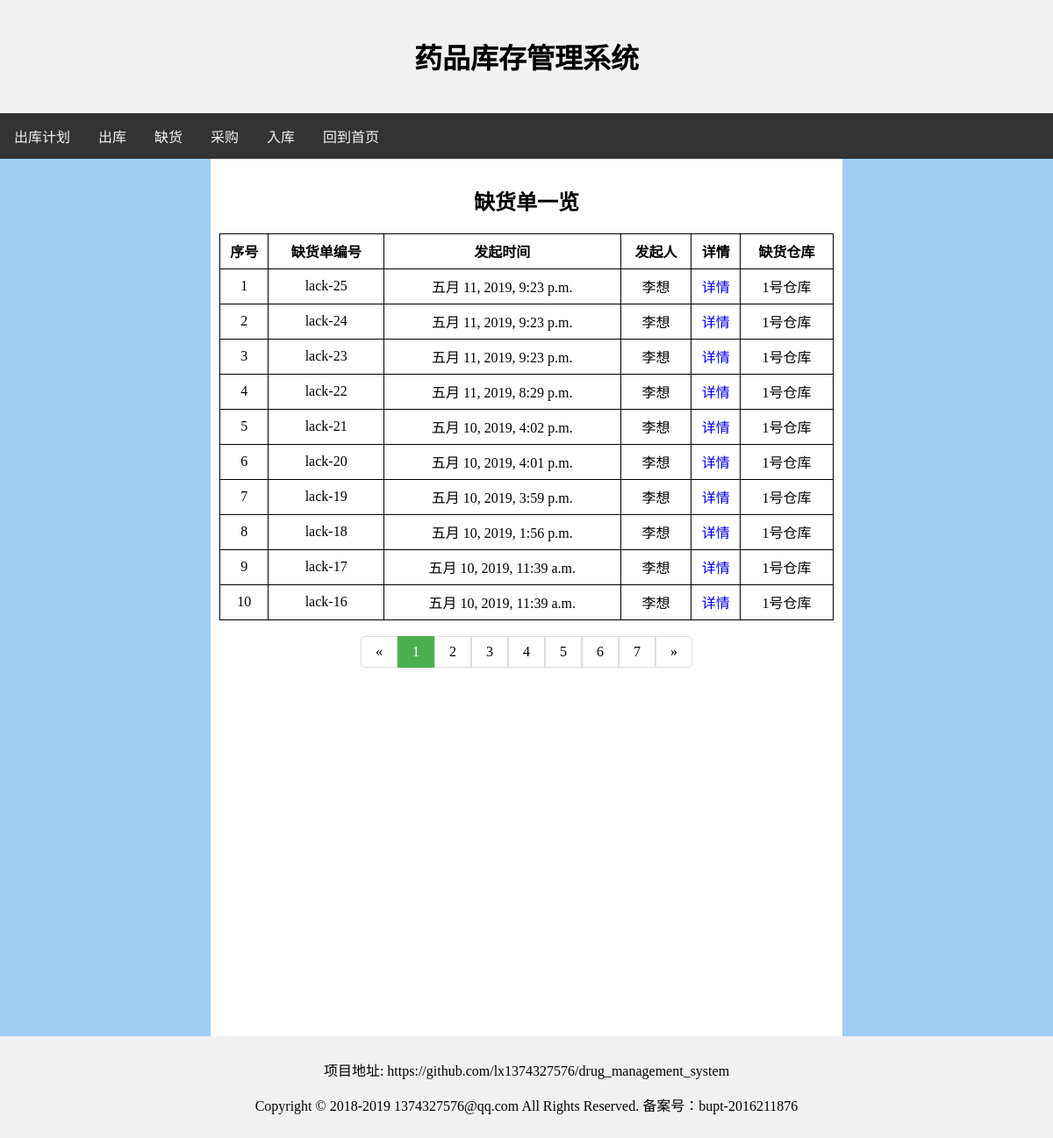
Page /lack/query/1 on the earlier database version.
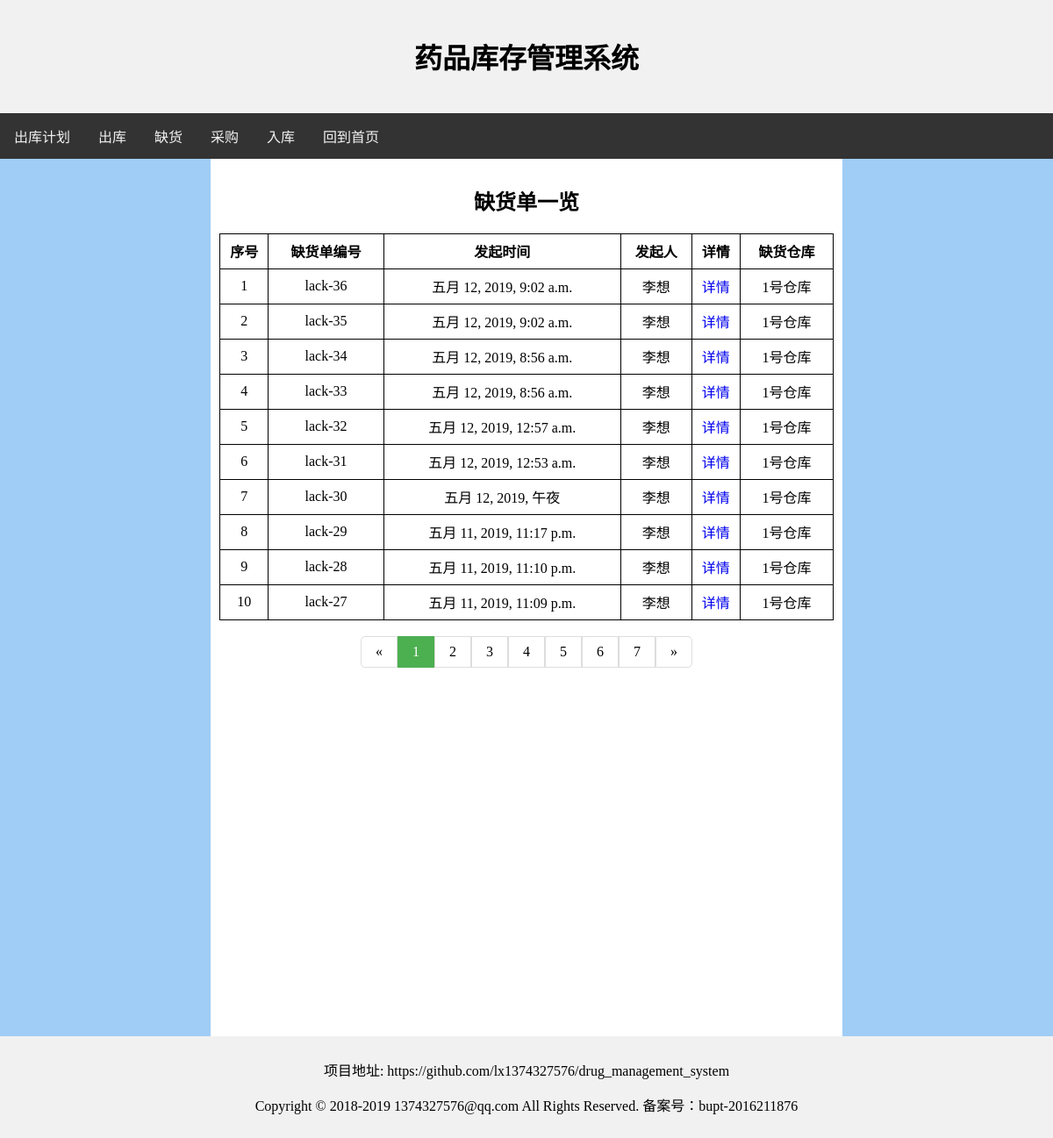
Same page on the later database version.
### lack/models.py (models this page shows)
class Lack(models.Model):
    id = models.IntegerField('id', primary_key=True)
    create_time = models.DateTimeField('create_time', default=timezone.now)
    create_user = models.ForeignKey(User, on_delete=models.CASCADE)

### user/models.py (models this page shows, shortened)
class User(models.Model):
    id = models.IntegerField('id', primary_key=True)
    user_name = models.CharField('user_name', unique=True, blank=False, max_length=20)
    create_time = models.DateTimeField('create_time', default=timezone.now)
    is_admin = models.BooleanField('is_admin', default=False)
    password = models.CharField('password', blank=False, max_length=20)
    worker_type = models.IntegerField('worker_type', default=0)

### lack/views.py (the view)
# urls.py: path('query/<int:page_id>', views.query_page, name='query_page'),
def query_page(request, page_id):
    lack_list = Lack.objects.all().order_by('-id')
    list_length = lack_list.count()
    if page_id * 10 >= list_length + 10:
        return HttpResponseRedirect(reverse('lack:query') + str((list_length - 1) // 10 + 1))
    lack_list = lack_list[(page_id - 1) * 10:min(page_id * 10, list_length)]
    context = {
        'lack_list': lack_list,
        'page_id': page_id,
        'page_id_minus': page_id - 1,
        'page_id_plus': page_id + 1,
        'page_id_minus2': page_id - 2,
        'page_id_minus3': page_id - 3,
        'page_id_plus2': page_id + 2,
        'page_id_plus3': page_id + 3,
    }
    return render(request, 'lack/query.html', context)

### lack/templates/lack/query.html (shortened to what this page needs)
<html>
    <head>
    </head>
    <body>
        <div class="header">
            <h1>药品库存管理系统</h1>
        </div>
        <div class="topnav">
            <a href="{% url 'demand:demand' %}">出库计划</a>
            <a href="{% url 'checkout:checkout' %}">出库</a>
            <a href="{% url 'lack:lack' %}">缺货</a>
            <a href="{% url 'purchase:purchase' %}">采购</a>
            <a href="{% url 'storage:storage' %}">入库</a>
            <a href="{% url 'user:index' %}">回到首页</a>
        </div>
        <div class="row">
            <div class="column left">
            </div>
            <div class="column middle">
                <div class="submit-div">
                    <h2> 缺货单一览 </h2>
                </div>
                <table>
                    <tr>
                        <td> <strong>序号</strong> </td>
                        <td> <strong>缺货单编号</strong> </td>
                        <td> <strong>发起时间</strong> </td>
                        <td> <strong>发起人</strong> </td>
                        <td> <strong>详情</strong> </td>
                        <td> <strong>缺货仓库</strong> </td>
                    </tr>
                    {% for lack in lack_list %}
                        <tr>
                            {% widthratio page_id_minus 1 10 as page_id_tmp %}
                            <td> {{forloop.counter|add:page_id_tmp}} </td>
                            <td> lack-{{lack.id}} </td>
                            <td> {{lack.create_time}} </td>
                            <td> {{lack.create_user.user_name}} </td>
                            <td><a href="{% url 'lack:query_detail' lack.id %}">详情</a></td>
                            <td> 1号仓库 </td>
                        </tr>
                    {% endfor %}
                </table>
                <br>
                <div class="submit-div">
                    <ul class="pagination">
                        {% if page_id < 4 %}
                            {% if page_id == 1 %}
                                <li><a href="{% url 'lack:query_page' 1 %}">«</a></li>
                                <li><a class='active' href="{% url 'lack:query_page' 1 %}">1</a></li>
                                <li><a href="{% url 'lack:query_page' 2 %}">2</a></li>
                                <li><a href="{% url 'lack:query_page' 3 %}">3</a></li>
                                <li><a href="{% url 'lack:query_page' 4 %}">4</a></li>
                            {% endif %}
                            <li><a href="{% url 'lack:query_page' 5 %}">5</a></li>
                            <li><a href="{% url 'lack:query_page' 6 %}">6</a></li>
                            <li><a href="{% url 'lack:query_page' 7 %}">7</a></li>
                            <li><a href="{% url 'lack:query_page' page_id_plus %}">»</a></li>
                        {% endif %}
                    </ul>
                </div>
            </div>
            <div class="column right">
            </div>
        </div>
        <div class="footer">
            <p>项目地址: https://github.com/lx1374327576/drug_management_system</p>
            <p>Copyright © 2018-2019 1374327576@qq.com All Rights Reserved. 备案号：bupt-2016211876</p>
        </div>
    </body>
</html>

Differences in the rows shown:
no longer on this page (row unchanged): Lack: id "25", create_time "五月 11, 2019, 9:23 p.m.", create_user.user_name "李想"
no longer on this page (row unchanged): Lack: id "24", create_time "五月 11, 2019, 9:23 p.m.", create_user.user_name "李想"
no longer on this page (row unchanged): Lack: id "23", create_time "五月 11, 2019, 9:23 p.m.", create_user.user_name "李想"
no longer on this page (row unchanged): Lack: id "22", create_time "五月 11, 2019, 8:29 p.m.", create_user.user_name "李想"
no longer on this page (row unchanged): Lack: id "21", create_time "五月 10, 2019, 4:02 p.m.", create_user.user_name "李想"
no longer on this page (row unchanged): Lack: id "20", create_time "五月 10, 2019, 4:01 p.m.", create_user.user_name "李想"
no longer on this page (row unchanged): Lack: id "19", create_time "五月 10, 2019, 3:59 p.m.", create_user.user_name "李想"
no longer on this page (row unchanged): Lack: id "18", create_time "五月 10, 2019, 1:56 p.m.", create_user.user_name "李想"
no longer on this page (row unchanged): Lack: id "17", create_time "五月 10, 2019, 11:39 a.m.", create_user.user_name "李想"
no longer on this page (row unchanged): Lack: id "16", create_time "五月 10, 2019, 11:39 a.m.", create_user.user_name "李想"
added Lack: id "36", create_time "五月 12, 2019, 9:02 a.m.", create_user.user_name "李想"
added Lack: id "35", create_time "五月 12, 2019, 9:02 a.m.", create_user.user_name "李想"
added Lack: id "34", create_time "五月 12, 2019, 8:56 a.m.", create_user.user_name "李想"
added Lack: id "33", create_time "五月 12, 2019, 8:56 a.m.", create_user.user_name "李想"
added Lack: id "32", create_time "五月 12, 2019, 12:57 a.m.", create_user.user_name "李想"
added Lack: id "31", create_time "五月 12, 2019, 12:53 a.m.", create_user.user_name "李想"
added Lack: id "30", create_time "五月 12, 2019, 午夜", create_user.user_name "李想"
added Lack: id "29", create_time "五月 11, 2019, 11:17 p.m.", create_user.user_name "李想"
added Lack: id "28", create_time "五月 11, 2019, 11:10 p.m.", create_user.user_name "李想"
added Lack: id "27", create_time "五月 11, 2019, 11:09 p.m.", create_user.user_name "李想"
